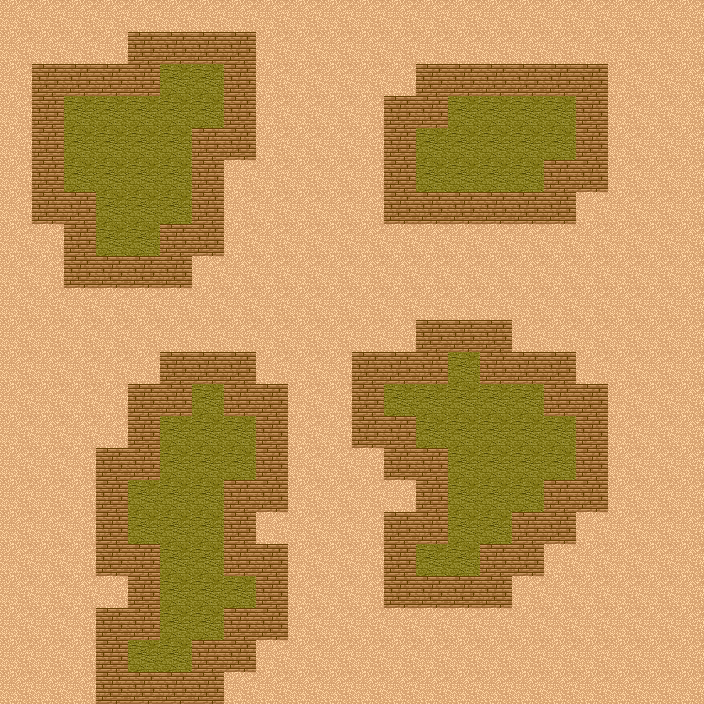

Rendered tile map (Tiled .tmx) drawn with the repository's tilesets; below, a short description and the map source with its tile grids summarised:
An orthogonal 22x22 tile map with 32x32 px tiles, 1 tile layer (Terrain), 3 tilesets.

<map version="1.0" tiledversion="1.0.3" orientation="orthogonal" renderorder="right-down" width="22" height="22" tilewidth="32" tileheight="32" nextobjectid="31">
 <properties>
  <property name="status_all" value="{no_teleport=true}" />
 </properties>
 <tileset firstgid="1" name="dg_dungeon32" tilewidth="32" tileheight="32" tilecount="90" columns="9">
  <image source="../../../../../../../tiled-maps/gfx/dg_dungeon32.gif" width="288" height="320" />
  <tile id="0">
   <properties>
    <property name="id" value="#" />
   </properties>
  </tile>
  <tile id="3">
   <properties>
    <property name="id" value="+" />
   </properties>
  </tile>
  <tile id="51">
   <properties>
    <property name="id" value="." />
   </properties>
  </tile>
  <tile id="54">
   <properties>
    <property name="id" value="_" />
   </properties>
  </tile>
  <tile id="58">
   <properties>
    <property name="id" value="r" />
   </properties>
  </tile>
 </tileset>
 <tileset firstgid="91" name="tome-terrains" tilewidth="32" tileheight="32" tilecount="144" columns="8">
  <image source="../../../../../../../tiled-maps/gfx/tome-terrains.png" width="256" height="576" />
  <tile id="24">
   <objectgroup draworder="index">
    <properties>
     <property name="id" value=";" />
    </properties>
   </objectgroup>
  </tile>
  <tile id="58">
   <objectgroup draworder="index">
    <properties>
     <property name="id" value=";" />
    </properties>
   </objectgroup>
  </tile>
  <tile id="60">
   <objectgroup draworder="index">
    <properties>
     <property name="id" value=":" />
    </properties>
   </objectgroup>
  </tile>
  <tile id="100">
   <objectgroup draworder="index">
    <properties>
     <property name="id" value="T" />
    </properties>
   </objectgroup>
  </tile>
  <tile id="134">
   <objectgroup draworder="index">
    <properties>
     <property name="id" value="|" />
    </properties>
   </objectgroup>
  </tile>
 </tileset>
 <tileset firstgid="235" name="numbers" tilewidth="32" tileheight="32" tilecount="36" columns="6">
  <image source="../../../../../../../tiled-maps/gfx/numbers.png" width="192" height="192" />
 </tileset>
 <layer name="Terrain" width="22" height="22">
  <data>[484 cells, 484 non-empty, 3 distinct tile ids]</data>
 </layer>
</map>
